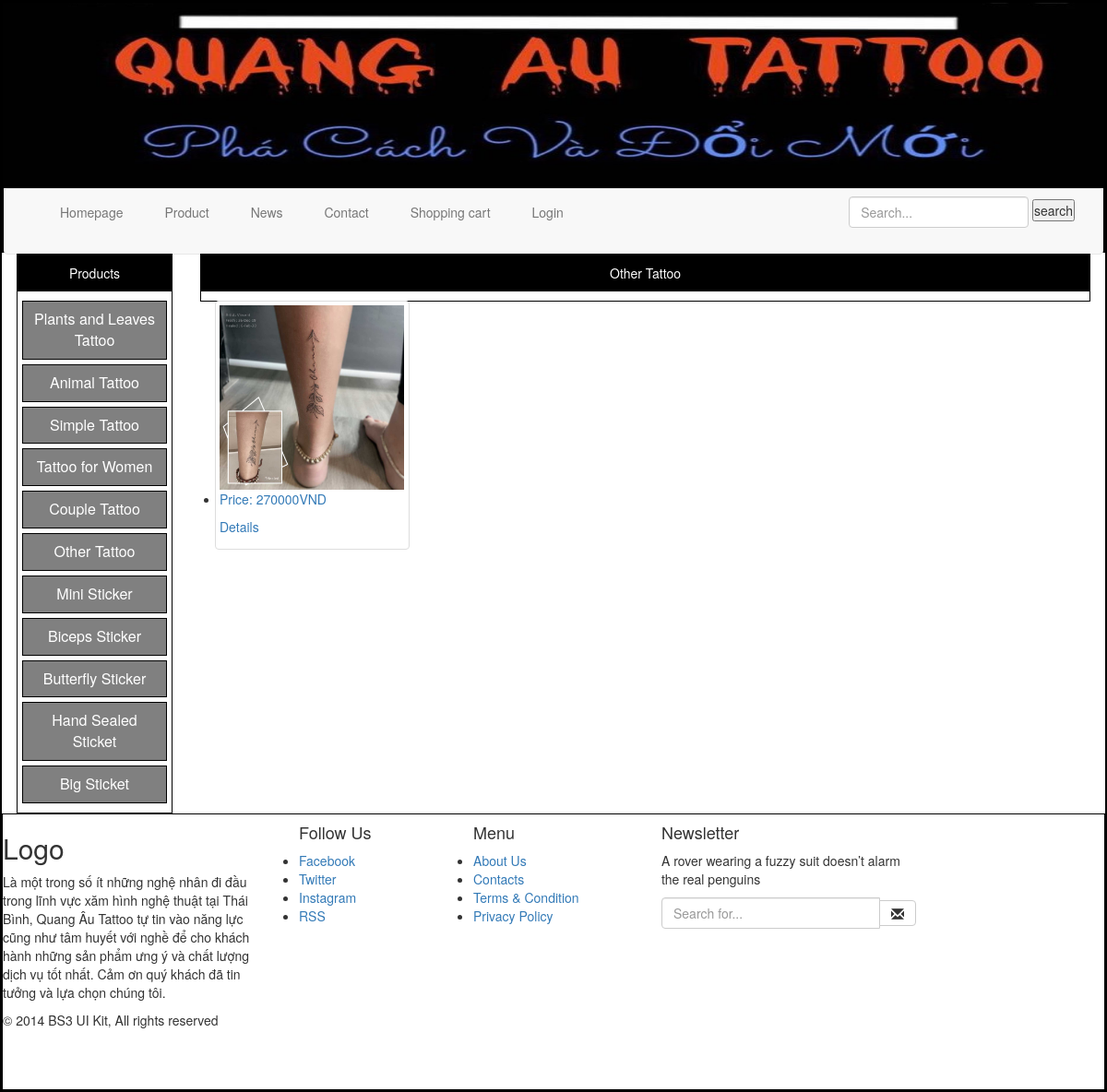
Before: /index.php?xem=detailsofproducttype&id=86 with the older database file.
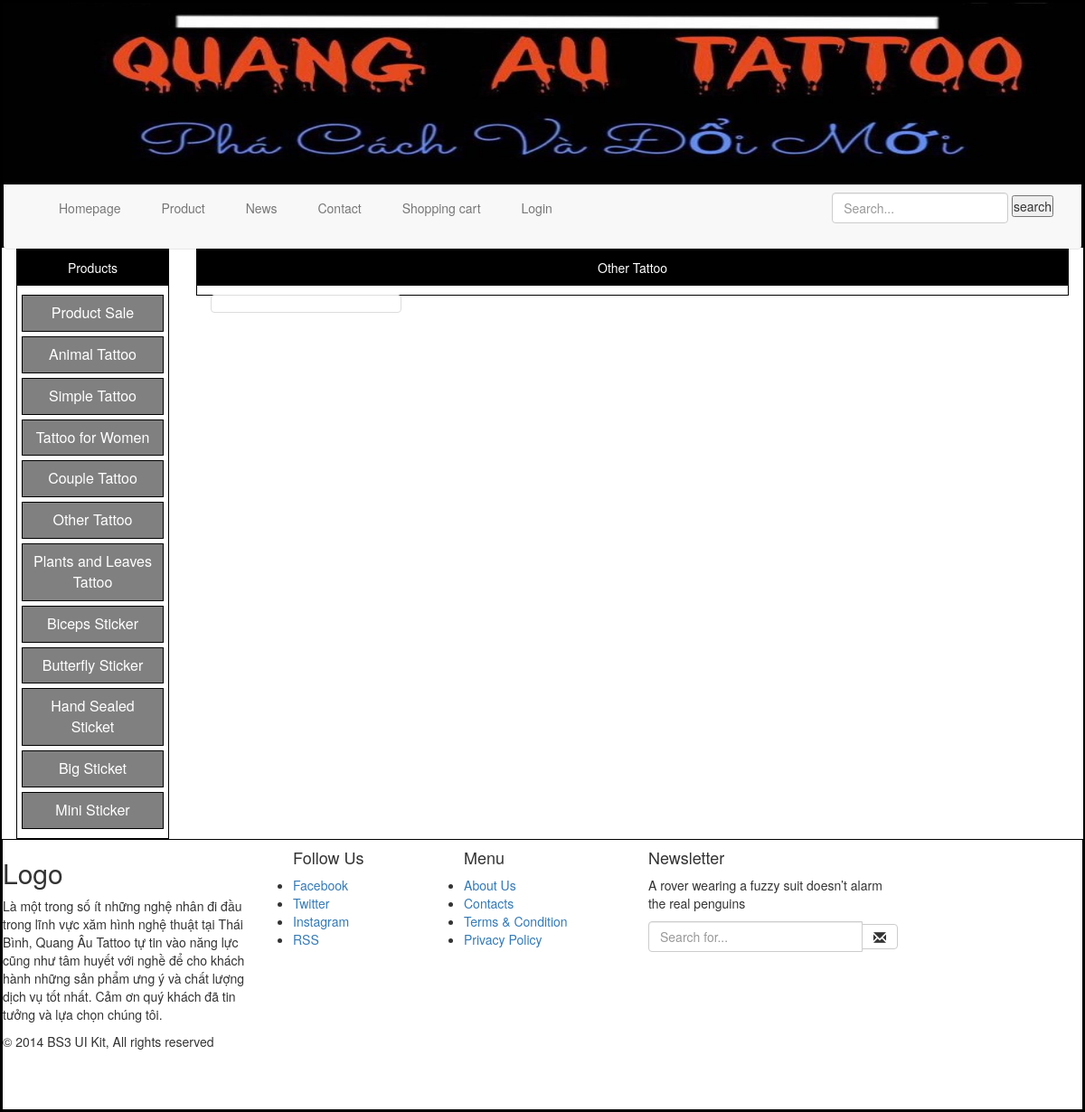
After: the same page with the newer database file.
### tables this page shows
CREATE TABLE `producttype` (
  `id_producttype` int(11) NOT NULL,
  `producttypename` varchar(255) NOT NULL,
  `no` int(100) NOT NULL
);

CREATE TABLE `detailsproduct` (
  `id_product` int(11) NOT NULL,
  `img` varchar(255) NOT NULL,
  `price` int(11) NOT NULL,
  `soluong` int(11) NOT NULL,
  `description` longtext NOT NULL,
  `id_producttype` varchar(100) NOT NULL,
  `no` int(100) NOT NULL
);

### modules/left/list.php (the view)
<?php
	$localhostname='localhost';
	$accoutname='root';
	$pass='';
	$database='webquangautattoo';
	$conn=mysqli_connect($localhostname,$accoutname,$pass,$database);
?>
<?php
	$sql_producttype="SELECT * FROM producttype ORDER BY no";
	$query=mysqli_query($conn,$sql_producttype);
?>
<p class="left-titleproduct">Products</p>
    <div class="left-listproduct">
        <ul>
        <?php
			while ($row_product=mysqli_fetch_array($query)){
        ?>
           <li><a href="index.php?xem=detailsofproducttype&id=<?php echo $row_product['id_producttype'] ?>"><button class="left-dropbtn"><?php echo $row_product['producttypename']?></button></a></li>
                      <?php
			}
                      ?>
                    </ul>
               </div>

### modules/right/detailsofproducttype.php
<?php
	$localhostname='localhost';
	$accoutname='root';
	$pass='';
	$database='webquangautattoo';
	$conn=mysqli_connect($localhostname,$accoutname,$pass,$database);
?>
<?php
	$id=$_GET['id'];
	$sql_producttype="SELECT *FROM producttype WHERE id_producttype='$id'";
	$query_producttype=mysqli_query($conn,$sql_producttype);
	$row_producttype=mysqli_fetch_array($query_producttype);
?>
<div><p class="right-titleproduct"><?php echo $row_producttype['producttypename'] ?></p></div>
<div class="allproduct">
    <div class="col-lg-3 col-xs-6 col-sm-4">
        <div class="thumbnail">
        	<ul>
<?php
	$sql_details="select *from detailsproduct where id_producttype='$id'";
	$query=mysqli_query($conn,$sql_details);
?>
	<?php
    while($row_details=mysqli_fetch_array($query)){
    ?>
        <li><a href="index.php?xem=detailsproduct&id=<?php echo $row_details['id_product'] ?>">
            <img src="admincp/modules/managementofdetailsproduct/uploads/<?php echo $row_details['img']?>" width="200" height="200">
        <p>Price: <?php echo $row_details['price'] ?>VND</p>
        <p>Details</p>
           </a></li>
	<?php
    }
    ?>
       		</ul>
	</div>
</div>
</div>

Changed rows visible on the page:
removed detailsproduct: img (picture), price "270000"
added producttype: producttypename "Product Sale"
changed producttype "Plants and Leaves Tattoo": moves down the list
changed producttype "Mini Sticker": moves down the list
